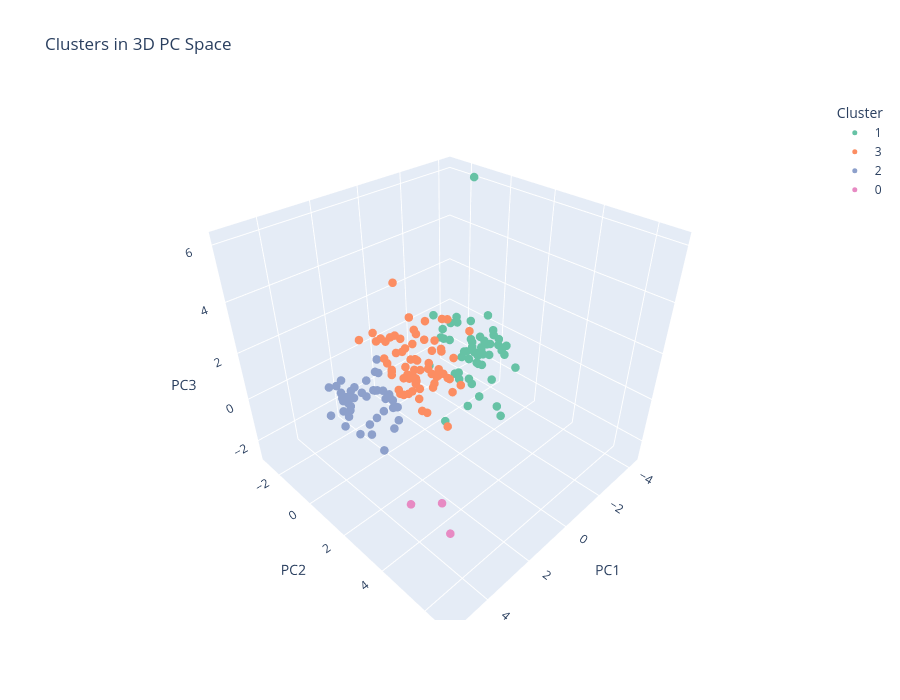

The cell this chart's notebook holds for it:
### Code cell
viz_df_3d = pd.DataFrame({
    'PC1': X_pca[:, 0],
    'PC2': X_pca[:, 1],
    'PC3': X_pca[:, 2],
    'Cluster': cluster_labels.astype(str),
    'Country': country_names
})

fig = px.scatter_3d(
    viz_df_3d, x='PC1', y='PC2', z='PC3', color='Cluster',
    hover_data=['Country'],
    title='Clusters in 3D PC Space',
    color_discrete_sequence=px.colors.qualitative.Set2
)
fig.update_traces(marker=dict(size=5))
fig.update_layout(height=700)
fig.show()

### Figure 1 — Plotly figure (JSON) as saved in the notebook; plotly's stock layout.template omitted (floating-point values rounded to 4 significant figures)
{"data": [{"customdata": [["Afghanistan"], ["Angola"], ["Bangladesh"], ["Benin"], ["Burkina Faso"], ["Burundi"], ["Cambodia"], ["Cameroon"], ["Central African Republic"], ["Chad"], ["Comoros"], ["Congo, Dem. Rep."], ["Congo, Rep."], ["Cote d'Ivoire"], ["Eritrea"], ["Gambia"], ["Ghana"], ["Guinea"], ["Guinea-Bissau"], ["Haiti"], ["India"], ["Kenya"], ["Kiribati"], ["Kyrgyz Republic"], ["Lao"], ["Lesotho"], ["Liberia"], ["Madagascar"], ["Malawi"], ["Mali"], ["Mauritania"], ["Micronesia, Fed. Sts."], ["Mozambique"], ["Myanmar"], ["Namibia"], ["Nepal"], ["Niger"], ["Nigeria"], ["Pakistan"], ["Rwanda"], ["Senegal"], ["Sierra Leone"], ["Solomon Islands"], ["South Africa"], ["Sudan"], ["Tajikistan"], ["Tanzania"], ["Timor-Leste"], ["Togo"], ["Uganda"], ["Vanuatu"], ["Yemen"], ["Zambia"]], "hovertemplate": "Cluster=1<br>PC1=%{x}<br>PC2=%{y}<br>PC3=%{z}<br>Country=%{customdata[0]}<extra></extra>", "legendgroup": "1", "marker": {"color": "rgb(102,194,165)", "size": 5, "symbol": "circle"}, "mode": "markers", "name": "1", "scene": "scene", "showlegend": true, "type": "scatter3d", "x": [-3.409, -2.405, -1.708, -2.986, -3.468, -3.809, -1.304, -2.878, -4.314, -3.396, -2.692, -3.899, -1.776, -2.686, -3.266, -2.808, -2.351, -3.444, -3.305, -4.121, -1.604, -2.371, -1.837, -1.021, -1.829, -2.201, -2.884, -3.019, -3.698, -3.409, -2.132, -0.7284, -3.653, -2.117, -0.9786, -2.035, -3.916, -4.156, -2.494, -2.502, -2.395, -3.603, -1.489, -0.9354, -2.457, -1.949, -3.032, -2.415, -2.79, -3.351, -1.134, -2.114, -2.96], "y": [0.001364, 1.061, -0.7862, 0.2735, -0.1626, -0.3938, 1.175, -0.1401, 0.06853, 0.8232, 0.377, 0.838, 1.887, 0.9678, -0.6073, 0.233, 0.2665, 0.507, -0.162, 1.214, -0.5065, -0.1119, 0.6513, 1.591, 0.5325, 2.131, 1.342, 0.4195, 0.1241, 0.2001, 1.171, 0.4436, 0.8008, -1.629, 0.9668, -0.608, 0.7482, -1.425, -0.6788, -0.7645, 0.1383, -0.5162, 1.575, -0.6584, -0.975, 0.1593, -0.2891, -1.398, 1.068, -0.4455, 0.7879, -0.2641, 0.204], "z": [-0.9001, 1.896, 0.3672, -0.3012, -0.6517, -1.852, -0.4466, -0.3371, -0.5249, -0.03364, -0.4181, -0.3031, 1.888, -0.1002, 0.5415, -0.5384, 0.4777, 0.2808, -1.424, -1.337, 0.4909, -0.3134, -2.419, -0.3157, 0.2722, -2.282, -2.65, 0.07237, -0.4577, -0.3001, 0.9251, -2.693, -0.4358, 0.8731, -0.3971, 0.1801, -0.804, 6.148, 1.036, -1.84, -0.5717, -1.694, -1.197, -0.5701, 0.6388, -0.2394, -0.2438, 0.1755, -1.336, -0.9774, -0.261, 1.13, 0.2808]}, {"customdata": [["Albania"], ["Algeria"], ["Antigua and Barbuda"], ["Argentina"], ["Armenia"], ["Azerbaijan"], ["Bahrain"], ["Belarus"], ["Belize"], ["Bhutan"], ["Bolivia"], ["Botswana"], ["Brunei"], ["Bulgaria"], ["Cape Verde"], ["China"], ["Colombia"], ["Dominican Republic"], ["Ecuador"], ["Egypt"], ["El Salvador"], ["Equatorial Guinea"], ["Fiji"], ["Gabon"], ["Georgia"], ["Grenada"], ["Guatemala"], ["Guyana"], ["Indonesia"], ["Iran"], ["Iraq"], ["Jamaica"], ["Jordan"], ["Kazakhstan"], ["Kuwait"], ["Libya"], ["Macedonia, FYR"], ["Malaysia"], ["Maldives"], ["Mauritius"], ["Moldova"], ["Mongolia"], ["Morocco"], ["Oman"], ["Panama"], ["Paraguay"], ["Peru"], ["Philippines"], ["Qatar"], ["Romania"], ["Russia"], ["Samoa"], ["Saudi Arabia"], ["Seychelles"], ["Sri Lanka"], ["St. Vincent and the Grenadines"], ["Suriname"], ["Thailand"], ["Tonga"], ["Tunisia"], ["Turkey"], ["Turkmenistan"], ["Ukraine"], ["United Arab Emirates"], ["Uzbekistan"], ["Venezuela"], ["Vietnam"]], "hovertemplate": "Cluster=3<br>PC1=%{x}<br>PC2=%{y}<br>PC3=%{z}<br>Country=%{customdata[0]}<extra></extra>", "legendgroup": "3", "marker": {"color": "rgb(252,141,98)", "size": 5, "symbol": "circle"}, "mode": "markers", "name": "3", "scene": "scene", "showlegend": true, "type": "scatter3d", "x": [0.6533, -0.1497, 1.434, 0.4636, 0.01938, 0.06034, 1.895, 1.217, 0.2364, -0.3612, -1.014, -0.7053, 1.988, 1.328, -0.2696, 0.3767, 0.4175, -0.09417, 0.1071, -0.8393, 0.08917, -0.7894, -0.2348, -1.088, 0.3625, 0.4464, -0.7594, -0.5011, -0.8917, 0.3851, -0.8694, 0.1696, 0.1515, 0.01491, 1.97, 1.06, 1.103, 1.629, 1.31, 1.251, 0.3474, -0.9414, -0.3493, 1.236, 1.285, 0.04486, 0.1545, -0.977, 2.444, 1.056, 0.7627, -0.5997, 0.9291, 1.768, -0.3157, 0.2339, 0.3868, 1.199, -0.7816, 0.7188, 0.7514, -0.4016, 0.543, 2.287, -1.154, -0.07492, 0.112], "y": [-0.398, -0.5124, 0.2264, -1.892, -0.4239, -0.4984, 0.4541, 0.5041, 0.8652, 0.9617, -0.05949, 0.3721, -0.3262, 0.1729, 0.5525, -1.109, -1.649, -0.8159, -0.9147, -0.8209, -0.3412, 1.629, 1.193, -0.07064, -0.2634, -0.3094, -0.5039, 1.515, -0.8044, -1.403, -0.4246, -0.137, 0.6935, -0.4366, -0.1953, 0.2537, 0.1028, 1.611, 1.196, 0.5527, 0.5428, 0.3666, -0.09718, 0.2294, 1.31, 0.5233, -1.006, -0.001244, -0.5233, -0.5891, -1.222, 0.116, -0.4488, 3.104, -1.07, 0.08797, -0.07158, 0.9572, 0.03863, 0.3641, -1.386, 1.229, 0.04148, 0.964, -0.565, -1.623, 1.69], "z": [-0.2175, 1.371, -0.006665, 0.8127, 0.3434, 1.025, 1.042, 0.7262, -0.006789, -0.0198, 0.4989, -0.3109, 2.476, -0.2732, -0.07265, 0.4728, -0.2699, 0.0759, -0.2302, 0.648, -0.5, 2.177, 0.1215, 1.815, -0.9381, -0.2983, -0.2721, -0.1351, 1.485, 1.055, 0.3046, 0.502, -0.3415, 1.661, 2.181, 1.667, -0.4883, 0.9142, 0.05542, -0.1075, -1.552, 2.055, -0.1336, 2.145, -0.4493, 0.1516, 0.471, 0.4251, 2.303, 0.2121, 1.122, -0.5351, 1.824, 0.217, 1.784, 0.2022, 0.2086, 0.6651, -0.3075, -0.03471, 0.2583, 1.01, 0.01642, 1.728, 0.5812, 3.143, -0.02923]}, {"customdata": [["Australia"], ["Austria"], ["Bahamas"], ["Barbados"], ["Belgium"], ["Bosnia and Herzegovina"], ["Brazil"], ["Canada"], ["Chile"], ["Costa Rica"], ["Croatia"], ["Cyprus"], ["Czech Republic"], ["Denmark"], ["Estonia"], ["Finland"], ["France"], ["Germany"], ["Greece"], ["Hungary"], ["Iceland"], ["Ireland"], ["Israel"], ["Italy"], ["Japan"], ["Latvia"], ["Lebanon"], ["Lithuania"], ["Montenegro"], ["Netherlands"], ["New Zealand"], ["Norway"], ["Poland"], ["Portugal"], ["Serbia"], ["Slovak Republic"], ["Slovenia"], ["South Korea"], ["Spain"], ["Sweden"], ["Switzerland"], ["United Kingdom"], ["United States"], ["Uruguay"]], "hovertemplate": "Cluster=2<br>PC1=%{x}<br>PC2=%{y}<br>PC3=%{z}<br>Country=%{customdata[0]}<extra></extra>", "legendgroup": "2", "marker": {"color": "rgb(141,160,203)", "size": 5, "symbol": "circle"}, "mode": "markers", "name": "2", "scene": "scene", "showlegend": true, "type": "scatter3d", "x": [2.411, 3.116, 1.541, 1.455, 3.198, 1.494, 0.5643, 2.659, 1.486, 1.371, 1.835, 2.717, 2.717, 2.923, 2.272, 2.726, 2.544, 2.97, 2.442, 2.443, 2.805, 3.531, 1.901, 2.64, 2.722, 1.774, 1.621, 2.002, 1.525, 3.31, 2.136, 2.961, 1.892, 2.528, 1.364, 2.517, 2.909, 2.611, 2.63, 2.921, 3.537, 2.349, 2.533, 1.098], "y": [-2.001, -0.6708, -0.5844, -0.3368, 0.7588, -0.6931, -2.118, -1.681, -1.055, -1.176, -0.7836, -0.02236, 0.4863, -0.8271, 1.068, -1.086, -1.816, -1.217, -1.714, 1.369, -0.6743, 1.848, -1.088, -1.753, -2.42, 0.2638, -0.07606, 0.8039, -0.05878, 0.2215, -1.566, -1.504, -0.6029, -1.37, -0.6897, 1.185, 0.2868, -0.4343, -1.755, -0.9069, -0.3253, -1.518, -2.873, -1.376], "z": [-0.2403, -0.814, -0.4298, -0.5136, -0.7268, -1.523, -0.2409, -0.7856, 0.1791, -0.8334, -0.3569, 0.2718, -0.4143, -0.7196, 0.1665, -0.387, -1.064, -0.9719, -0.8695, -0.153, -0.1157, -0.5342, -0.02853, -0.5698, -0.636, -0.2766, -0.4423, -0.1542, -0.9672, -0.9795, -0.4792, 0.06282, -0.2402, -1.07, -0.983, -0.6036, -0.7296, 0.1513, -0.6118, -0.4397, -0.8067, -0.519, -2.437, -0.2444]}, {"customdata": [["Luxembourg"], ["Malta"], ["Singapore"]], "hovertemplate": "Cluster=0<br>PC1=%{x}<br>PC2=%{y}<br>PC3=%{z}<br>Country=%{customdata[0]}<extra></extra>", "legendgroup": "0", "marker": {"color": "rgb(231,138,195)", "size": 5, "symbol": "circle"}, "mode": "markers", "name": "0", "scene": "scene", "showlegend": true, "type": "scatter3d", "x": [5.081, 3.911, 5.312], "y": [4.957, 5.017, 6.771], "z": [0.4947, -0.3356, 0.9914]}], "layout": {"height": 700, "legend": {"title": {"text": "Cluster"}, "tracegroupgap": 0}, "scene": {"domain": {"x": [0, 1], "y": [0, 1]}, "xaxis": {"title": {"text": "PC1"}}, "yaxis": {"title": {"text": "PC2"}}, "zaxis": {"title": {"text": "PC3"}}}, "title": {"text": "Clusters in 3D PC Space"}}}
